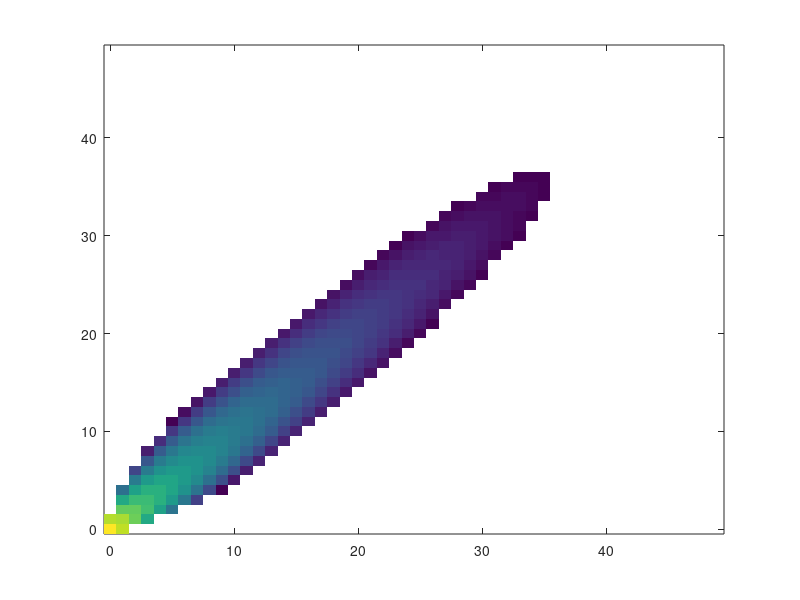

MATLAB code to generate this figure: (Note: this script raises an error after producing the figure.)
function Implicit_Poisson_Solver
    clear all
    close all
    
    %Key File Inputs
    mm = 21; %Molality
    fig_save_name = 'WiSE_21m_fp4_sticky_cl_dist_bulk';%Figure Save name

    %Physical constants
    T = 300; 
    Na = 6.022e23; 
    kB = 1.38e-23;  
    e = 1.6e-19;
    beta = 1/(kB*T);
    EP = 50;
    
    %General Systems Properties and Bulk Quantities
    fa = 3;
    fc = 4;
    xic = 0.4;
    xia = 10.8;
    
    if mm == 12
        phi_p_b = 0.02526;
        v0 = 2.2863e-29; %m^3 volume backcalculated from vbox and Omega
        L = 0.2259; %Lpm/Lpo; %Ion-Association Constant
    elseif mm == 15
        phi_p_b = 0.02684;
        v0 = 2.2456e-29; %m^3 volume backcalculated from vbox and Omega
        L = 0.2312; %Lpm/Lpo; %Ion-Association Constant
    elseif mm == 21
        phi_p_b = 0.02888;
        v0 = 2.1744e-29; %m^3 volume backcalculated from vbox and Omega
        L = 0.2527; %Lpm/Lpo; %Ion-Association Constant
    else
        phi_p_b = 1/(1+(1/(mm*MMw) + xia)/xic);
        v0 = (2.1744e-29+2.2863e-29+2.2456e-29)/3; %m^3 volume
        L = (0.2259+0.2312+0.2527)/3; %Lpm/Lpo; %Ion-Association Constant
    end

    phi_m_b = xia/xic*phi_p_b;
    psi_p_b = fc*phi_p_b/xic;
    psi_m_b = fa*phi_m_b/xia;
    phi_0_b = 1 - phi_p_b - phi_m_b;

    for i_c = 1
        pc = f_pc(phi_0_b,psi_p_b,psi_m_b,L);
        pa = f_pa(phi_0_b,psi_p_b,psi_m_b,L);
        pc0 = f_pc0(phi_0_b,psi_p_b,psi_m_b,L);
        p0 = f_p0(phi_0_b,psi_p_b,psi_m_b,L);
        Lbar = L;
        zp = phi_0_b * (1-p0) / L;
        Xp = fc/xic * phi_p_b * (1-pc)^fc / zp;
        Yp = fa/xia * phi_m_b * (1-pa)^fa / zp;
        [clms,cubeAggLsdv0] = WiSE_sti_theory_func_count(fa,fc,xic,xia,L,Xp,Yp,zp,EP);
        AggLs(i_c) = (cubeAggLsdv0*v0)^(1/3);
        clms_a{i_c} = clms;
    end

    figure()
    temp=log10(clms_a{1});
    temp(temp<-8)=nan;
    fig=pcolor(-0.5:size(temp,1)-1.5,-0.5:size(temp,2)-1.5,temp');
    set(fig, 'EdgeColor', 'none')
    clim([-8,0])
    xlim([0,20])
    ylim([0,20])
    cb = colorbar("LineWidth",1.5);
    ylabel(cb,'Log$_{10}$($c_{lms}$)', 'interpreter','latex', 'fontsize', 16)
    hold on
    plot([0,50],[0,50],'--k','LineWidth',2)
    ylabel('number of anions in cluster, $m$', 'interpreter','latex', 'fontsize', 16)
    xlabel('number of cations in cluster, $l$', 'interpreter','latex', 'fontsize', 16)
    set(groot, 'defaultAxesTickLabelInterpreter','latex'); 
    set(groot, 'DefaultTextInterpreter', 'latex')
    box on
    ax = gca;
    g=gcf;
    g.Renderer='painters';
    ax.FontSize = 16;
    set(gca, 'Xcolor', 'k');
    set(gca, 'Ycolor', 'k');
    set(gca, 'LineWidth', 1.5);
    set(gca, 'Layer', 'Top');
    set(gca, 'color', 'none');
    set(g,'InvertHardcopy','on');

    exportgraphics(g,[fig_save_name,'.eps'],'Resolution',600)
    exportgraphics(g,[fig_save_name,'.jpeg'],'Resolution',600)
    saveas(g,[fig_save_name,'.fig'])

end

function pc = f_pc(phi_0,psi_p,psi_m,L)
    pc = (phi_0 - psi_p + L*(psi_p + psi_m) - sqrt(4*phi_0*psi_p*(L-1) + (L*(psi_m - psi_p) + psi_p + phi_0)^2))/(2*(L-1)*psi_p);
end

function pa = f_pa(phi_0,psi_p,psi_m,L)
    pa = (phi_0 - psi_p + L*(psi_p + psi_m) - sqrt(4*phi_0*psi_p*(L-1) + (L*(psi_m - psi_p) + psi_p + phi_0)^2))/(2*(L-1)*psi_m);
end

function pc0 = f_pc0(phi_0,psi_p,psi_m,L)
    pc0 = (phi_0 + psi_p + L*(-psi_p + psi_m) - sqrt(4*phi_0*psi_p*(L-1) + (L*(psi_m - psi_p) + psi_p + phi_0)^2))/(2*(1-L)*psi_p);
end

function p0 = f_p0(phi_0,psi_p,psi_m,L)
    p0 = (phi_0 + psi_p + L*(-psi_p + psi_m) - sqrt(4*phi_0*psi_p*(L-1) + (L*(psi_m - psi_p) + psi_p + phi_0)^2))/(2*(1-L)*phi_0);
end

function [clms,cubeAggLs] = WiSE_sti_theory_func_count(fa,fc,xic,xia,Lbar,Xp,Yp,zp,EP)
clms = zeros(EP+1,EP+1);
cubeAggLs = 0;
cl = zeros([EP EP]);
cm = zeros([EP EP]);
cs = zeros([EP EP]);
    for J = 0:EP
        for K = 0:EP
            l = J+K;
            if l > 0 && fc * J - J - K + 1 >= 0 && fa * K - K - J + 1 >=0
                Temp = zp*sti_stockmeyer_prob_4sum(J,K,Xp,Yp,fc,fa);

                clms(J+1,K+1) = Temp;
                cubeAggLs = cubeAggLs + (xic*J+xia*K+fc*J-J-K+1)^2 * Temp;
                cl(J+1,K+1) = J*Temp;
                cm(J+1,K+1) = K*Temp;
                cs(J+1,K+1) = (fc*J-J-K+1)*Temp;

            elseif J == 0 && K == 0
                cs(J+1,K+1) = zp*Lbar;
                clms(J+1,K+1) = zp*Lbar;
                cubeAggLs = cubeAggLs + zp*Lbar;
            end
        end
    end
end

function SN = sti_stockmeyer_prob_4sum(l,m,XX,YY,fc,fa)

    SN = factorial(fa * m - m) .* factorial(fc * l - l)...
        ./factorial(fa * m - m - l + 1)./factorial(fc * l - l - m + 1)...
        * XX .^ l / factorial(l) * YY .^ m / factorial(m);

    if isnan(SN) || isinf(SN)

       lSN = lFactorial(fa * m - m)+lFactorial(fc * l - l)...
           -lFactorial(fa * m - m - l + 1)-lFactorial(fc * l - l - m + 1)...
           +l*log(XX)+m*log(YY)-lFactorial(l)-lFactorial(m);
       SN = exp(lSN);

    end
    
end

function A = lFactorial(n)

    if n > 170 
        A = sum(log(1:n));
    else
        A = log(factorial(n));
    end
    
end
